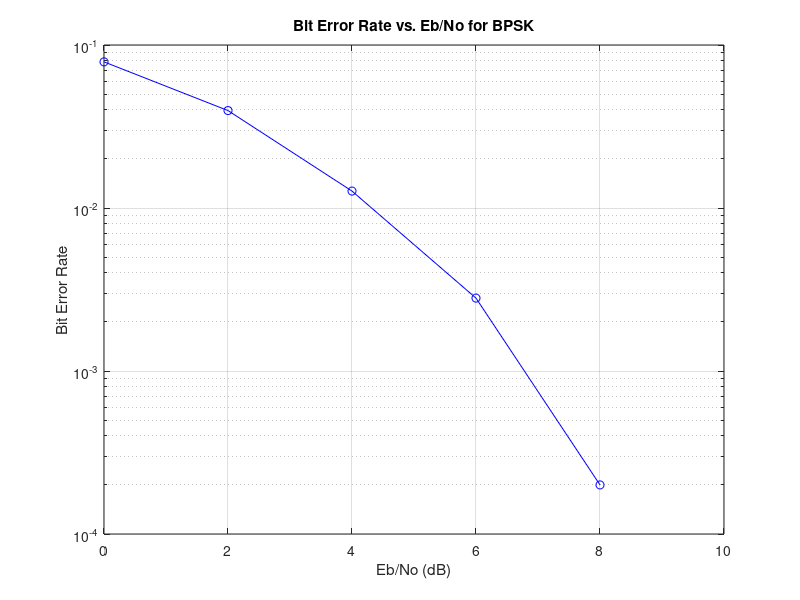

The MATLAB script that drew this image:
% Communication System Simulation

% Parameters
numBits = 10000; % Number of bits to transmit
EbNo_dB = 0:2:10; % Eb/No values in dB to simulate
BER = zeros(size(EbNo_dB)); % Initialize BER array

% Loop over Eb/No values
for i = 1:length(EbNo_dB)
    % Generate random bits
    bitsTx = randi([0 1], numBits, 1);
    
    % BPSK modulation
    signalTx = 2 * bitsTx - 1; % Map 0 to -1 and 1 to 1
    
    % Additive White Gaussian Noise (AWGN)
    EbNo_lin = 10^(EbNo_dB(i)/10); % Convert dB to linear scale
    noisePower = 1 / (2 * EbNo_lin); % Noise power per bit
    noise = sqrt(noisePower) * randn(size(signalTx)); % Gaussian noise
    signalRx = signalTx + noise; % Received signal
    
    % BPSK demodulation
    bitsRx = signalRx > 0; % Decision: if received signal > 0, decode as 1, else 0
    
    % Calculate bit error rate (BER)
    BER(i) = sum(bitsRx ~= bitsTx) / numBits; % Count the number of bit errors
    
    % Display simulation progress
    fprintf('Eb/No = %ddB, Bit Error Rate = %f\n', EbNo_dB(i), BER(i));
end

% Plot BER curve
figure;
semilogy(EbNo_dB, BER, 'bo-');
grid on;
xlabel('Eb/No (dB)');
ylabel('Bit Error Rate');
title('Bit Error Rate vs. Eb/No for BPSK');
